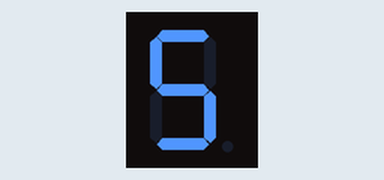
This sketch was run on a simulated Arduino Uno, built with avr-gcc and run on an emulated ATmega328P. On the bench: 1-digit seven-segment display. Wiring (inferred from the names in the program): 1-digit 7-segment display, segments lit when HIGH: segments pin 2, pin 3, pin 4, pin 5, pin 6, pin 8, pin 9. The segment pins are drawn as the display they are named for.

Above: at 0.1 s.
At 1.1 s:
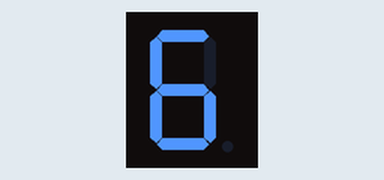
At 2.1 s:
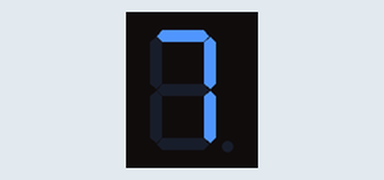
At 3.1 s:
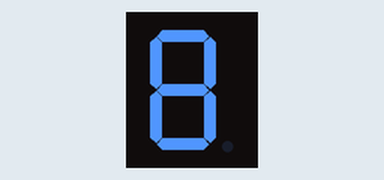
At 4.1 s:
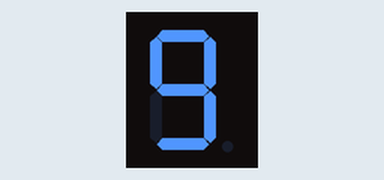

Measured:
- by itself, everything shown: repeats every 5.0 s, in 5 steps
- what the display in image 1 shows lasts 1.0 s, from 1.0 s to 2.0 s

The sketch:

0_1_seven_segment_display_assignment.ino
```cpp
// Link: https://www.tinkercad.com/things/lmy0FVePevD-01sevensegmentdisplayassignment?sharecode=F_oHvjZLggxCgHcbkZale_sdBXLr9-jEbK3LpxJ0mYU

#define a 2
#define b 3
#define c 4
#define d 5
#define e 6
#define f 8
#define g 9

void setup()
{
	pinMode(a, OUTPUT);
  	pinMode(b, OUTPUT);
  	pinMode(c, OUTPUT);
  	pinMode(d, OUTPUT);
  	pinMode(e, OUTPUT);
  	pinMode(f, OUTPUT);
  	pinMode(g, OUTPUT);
}

void loop()
{
  	// Display Five
	digitalWrite(a, HIGH);
  	digitalWrite(b, LOW);
  	digitalWrite(c, HIGH);
  	digitalWrite(d, HIGH);
  	digitalWrite(e, LOW);
  	digitalWrite(f, HIGH);
  	digitalWrite(g, HIGH);
  	delay(1000);
  	// Display Six
	digitalWrite(a, HIGH);
  	digitalWrite(b, LOW);
  	digitalWrite(c, HIGH);
  	digitalWrite(d, HIGH);
  	digitalWrite(e, HIGH);
  	digitalWrite(f, HIGH);
  	digitalWrite(g, HIGH);
  	delay(1000);
  	// Display Seven
	digitalWrite(a, HIGH);
  	digitalWrite(b, HIGH);
  	digitalWrite(c, HIGH);
  	digitalWrite(d, LOW);
  	digitalWrite(e, LOW);
  	digitalWrite(f, LOW);
  	digitalWrite(g, LOW);
  	delay(1000);
  	// Display Eight
	digitalWrite(a, HIGH);
  	digitalWrite(b, HIGH);
  	digitalWrite(c, HIGH);
  	digitalWrite(d, HIGH);
  	digitalWrite(e, HIGH);
  	digitalWrite(f, HIGH);
  	digitalWrite(g, HIGH);
  	delay(1000);
  	// Display Four
	digitalWrite(a, HIGH);
  	digitalWrite(b, HIGH);
  	digitalWrite(c, HIGH);
  	digitalWrite(d, HIGH);
  	digitalWrite(e, LOW);
  	digitalWrite(f, HIGH);
  	digitalWrite(g, HIGH);
  	delay(1000);

}
```
